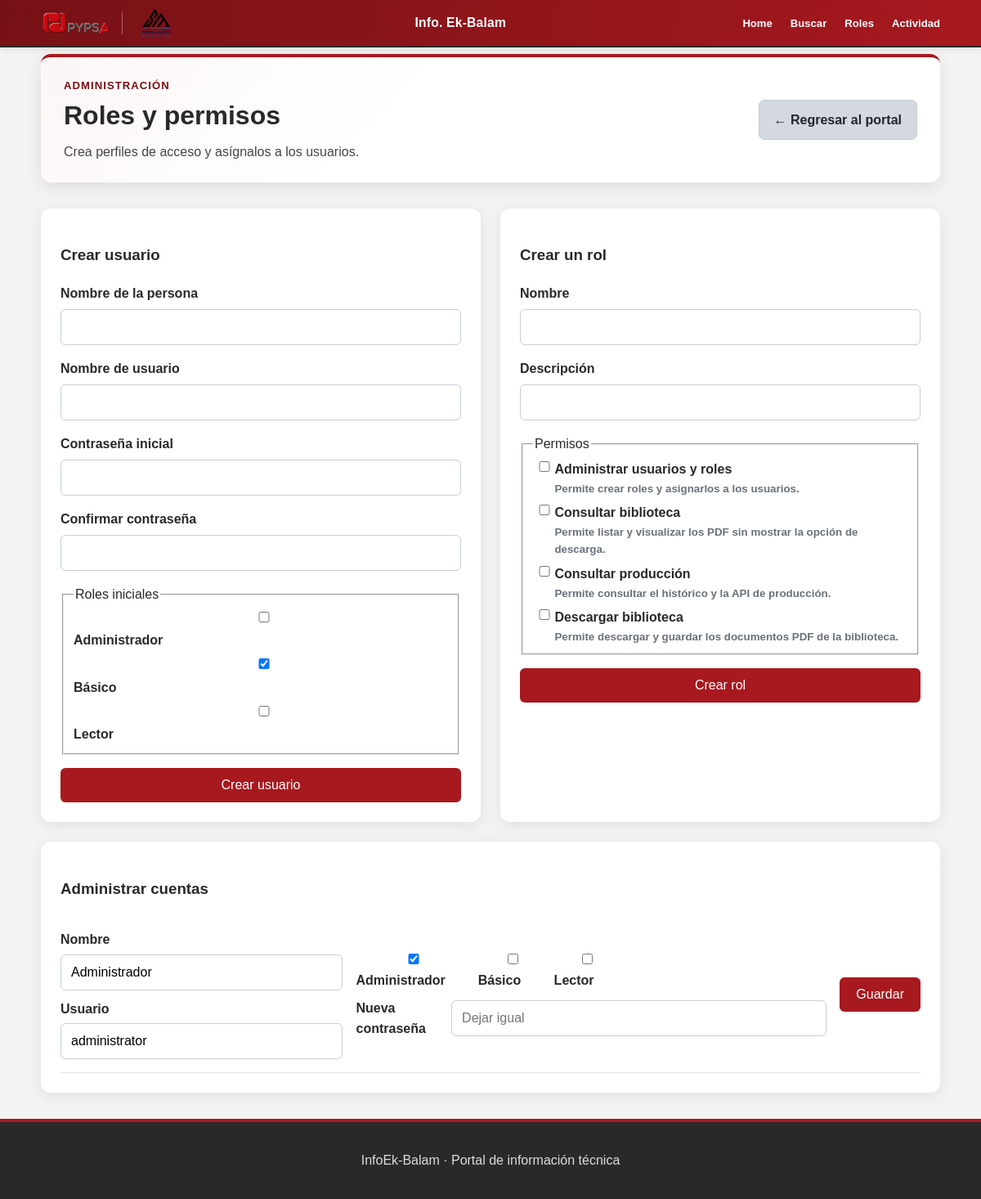
The app's page /administracion/roles (signed in) with its own data.
### models.py (models this page shows, shortened)
class Rol(db.Model):
    __tablename__ = "roles"
    id = db.Column(db.Integer, primary_key=True)
    nombre = db.Column(db.String(80), unique=True, nullable=False)
    descripcion = db.Column(db.String(255), nullable=True)
    es_sistema = db.Column(db.Boolean, default=False, nullable=False)
    permisos = db.relationship(
        "Permiso",
        secondary=roles_permisos,
        lazy="selectin",
        backref=db.backref("roles", lazy="selectin"),
    )

class Permiso(db.Model):
    __tablename__ = "permisos"
    id = db.Column(db.Integer, primary_key=True)
    codigo = db.Column(db.String(80), unique=True, nullable=False)
    nombre = db.Column(db.String(120), nullable=False)
    descripcion = db.Column(db.String(255), nullable=True)

class Usuario(UserMixin, db.Model):
    __tablename__ = "usuarios"
    id = db.Column(
        db.Integer,
        primary_key=True
    )
    username = db.Column(
        db.String(50),
        unique=True,
        nullable=False
    )
    nombre = db.Column(
        db.String(100),
        nullable=False
    )
    password_hash = db.Column(
        db.String(255),
        nullable=False
    )
    activo = db.Column(
        db.Boolean,
        default=True,
        nullable=False
    )
    roles = db.relationship(
        "Rol",
        secondary=usuarios_roles,
        lazy="selectin",
        backref=db.backref("usuarios", lazy="selectin"),
    )
    sesiones_navegacion = db.relationship(
        "SesionNavegacion",
        back_populates="usuario",
        lazy="dynamic",
    )
    def tiene_permiso(self, codigo):
        return any(
            permiso.codigo == codigo
            for rol in self.roles
            for permiso in rol.permisos
        )
    @property
    def is_active(self):
        return self.activo

### app.py (the view, shortened to what this page needs)
@app.route("/administracion/roles", methods=["GET", "POST"])
@permiso_requerido("usuarios.administrar")
def administrar_roles():
    token_csrf = session.setdefault("token_csrf", secrets.token_urlsafe(32))
    return render_template(
        "administrar_roles.html",
        usuarios=Usuario.query.order_by(Usuario.nombre).all(),
        roles=Rol.query.order_by(Rol.nombre).all(),
        permisos=Permiso.query.order_by(Permiso.nombre).all(),
        token_csrf=token_csrf,
    )

### app.py (called while the page is built)
@login_manager.user_loader
def cargar_usuario(usuario_id):
    return db.session.get(
        Usuario,
        int(usuario_id)
    )

def permiso_requerido(codigo):
    def decorador(vista):
        @wraps(vista)
        @login_required
        def vista_protegida(*args, **kwargs):
            if not current_user.tiene_permiso(codigo):
                abort(403)
            return vista(*args, **kwargs)
        return vista_protegida
    return decorador

@app.before_request
def registrar_actividad_usuario():
    if not current_user.is_authenticated:
        return
    registro_id = session.get("registro_acceso_id")
    if not registro_id:
        return
    ahora_epoch = time.time()
    ultima_actualizacion = session.get("registro_actividad_epoch", 0)
    if ahora_epoch - ultima_actualizacion < 60:
        return
    registro = db.session.get(SesionNavegacion, registro_id)
    if registro and registro.usuario_id == current_user.id and not registro.fecha_salida:
        registro.ultima_actividad = datetime.utcnow()
        db.session.commit()
        session["registro_actividad_epoch"] = ahora_epoch

### templates/administrar_roles.html (shortened to what this page needs)
{% extends "base.html" %}
{% block content %}
<section class="portal-bienvenida">
    <div>
        <p class="etiqueta">ADMINISTRACIÓN</p>
        <h2>Roles y permisos</h2>
        <p>Crea perfiles de acceso y asígnalos a los usuarios.</p>
    </div>
    <a class="boton-secundario" href="{{ url_for('portal') }}">
        &larr; Regresar al portal
    </a>
</section>
<section class="panel-administracion">
    <article>
        <h3>Crear usuario</h3>
        <form method="post" class="formulario-administracion">
            <label>Nombre de la persona
                <input name="nombre_persona" maxlength="100" required>
            </label>
            <label>Nombre de usuario
                <input
                    name="username"
                    minlength="3"
                    maxlength="50"
                    pattern="[A-Za-z0-9._-]+"
                    autocomplete="off"
                    required
                >
            </label>
            <label>Contrase&ntilde;a inicial
                <input
                    type="password"
                    name="password"
                    minlength="3"
                    autocomplete="new-password"
                    required
                >
            </label>
            <label>Confirmar contrase&ntilde;a
                <input
                    type="password"
                    name="confirmar_password"
                    minlength="3"
                    autocomplete="new-password"
                    required
                >
            </label>
            <fieldset>
                <legend>Roles iniciales</legend>
                {% for rol in roles %}
                <label>
                    <input
                        type="checkbox"
                        name="roles"
                        value="{{ rol.id }}"
                        {% if rol.nombre == 'Básico' %}checked{% endif %}
                    >
                    {{ rol.nombre }}
                </label>
                {% endfor %}
            </fieldset>
            <button type="submit">Crear usuario</button>
        </form>
    </article>
    <article>
        <h3>Crear un rol</h3>
        <form method="post" class="formulario-administracion">
            <label>Nombre
                <input name="nombre" maxlength="80" required>
            </label>
            <label>Descripción
                <input name="descripcion" maxlength="255">
            </label>
            <fieldset>
                <legend>Permisos</legend>
                {% for permiso in permisos %}
                <label class="opcion-permiso">
                    <input type="checkbox" name="permisos" value="{{ permiso.codigo }}">
                    <span><strong>{{ permiso.nombre }}</strong><small>{{ permiso.descripcion }}</small></span>
                </label>
                {% endfor %}
            </fieldset>
            <button type="submit">Crear rol</button>
        </form>
    </article>
    <article>
        <h3>Administrar cuentas</h3>
        {% for usuario in usuarios %}
        <form method="post" class="asignacion-usuario">
            <div class="datos-usuario">
                <label>
                    Nombre
                    <input
                        name="nombre_persona"
                        value="{{ usuario.nombre }}"
                        maxlength="100"
                        required
                    >
                </label>
                <label>
                    Usuario
                    <input
                        name="username"
                        value="{{ usuario.username }}"
                        minlength="3"
                        maxlength="50"
                        pattern="[A-Za-z0-9._-]+"
                        autocomplete="off"
                        required
                    >
                </label>
            </div>
            <div class="roles-usuario">
                {% for rol in roles %}
                <label>
                    <input
                        type="checkbox"
                        name="roles"
                        value="{{ rol.id }}"
                        {% if rol in usuario.roles %}checked{% endif %}
                    >
                    {{ rol.nombre }}
                </label>
                {% endfor %}
                <label class="cambio-password">
                    Nueva contrase&ntilde;a
                    <input
                        type="password"
                        name="password_nuevo"
                        minlength="3"
                        placeholder="Dejar igual"
                        autocomplete="new-password"
                    >
                </label>
            </div>
            <button type="submit">Guardar</button>
        </form>
        {% endfor %}
    </article>
</section>
{% endblock %}

### templates/base.html (shortened to what this page needs)
<!DOCTYPE html>
<html lang="es">
<head>
    <link
        rel="stylesheet"
        href="{{ url_for('static', filename='css/styles.css') }}"
    >
</head>
<body class="{% block body_class %}{% endblock %}">
  <header class="encabezado">
    <div class="contenedor encabezado-contenido">
        <div class="grupo-logos">
            <a
                href="https://pypsagroup.com/GasOil.html"
                target="_blank"
                rel="noopener noreferrer"
            >
                <img
                    src="{{ url_for(
                        'static',
                        filename='img/logo_pypsa.png'
                    ) }}"
                    alt="Logo de PYPSA"
                    class="logo logo-pypsa"
                >
            </a>
            <a
                href="https://sierramadreog.com/es/"
                target="_blank"
                rel="noopener noreferrer"
            >
                <img
                    src="{{ url_for(
                        'static',
                        filename='img/logo_sierramadre.png'
                    ) }}"
                    alt="Logo de Sierra Madre Resources"
                    class="logo logo-sierramadre"
                >
            </a>
        </div>
        <a
            href="{{ url_for('inicio') }}"
            class="nombre-portal"
        >
            Info. Ek-Balam
        </a>
    <nav class="navegacion-principal">
        <a href="{{ url_for('portal') }}">
            Home
        </a>
        <a href="#">
            Buscar
        </a>
        {% if current_user.is_authenticated and current_user.tiene_permiso('usuarios.administrar') %}
        <a href="{{ url_for('administrar_roles') }}">
            Roles
        </a>
        <a href="{{ url_for('actividad_usuarios') }}">
            Actividad
        </a>
        {% endif %}
    </nav>
        </div>
    </header>
    <main class="contenedor contenido-principal">
        {% block content %}
        {% endblock %}
    </main>
    <footer class="pie-pagina">
        <div class="contenedor">
            <p>
                InfoEk-Balam · Portal de información técnica
            </p>
        </div>
    </footer>
</body>
</html>

### records on screen
Rol: nombre "Administrador"
Rol: nombre "☑", nombre "Básico"
Rol: nombre "Lector"
Permiso: nombre "Administrar usuarios y roles", descripcion "Permite crear roles y asignarlos a los usuarios."
Permiso: nombre "Consultar biblioteca", descripcion "Permite listar y visualizar los PDF sin mostrar la opción de descarga."
Permiso: nombre "Consultar producción", descripcion "Permite consultar el histórico y la API de producción."
Permiso: nombre "Descargar biblioteca", descripcion "Permite descargar y guardar los documentos PDF de la biblioteca."
Usuario: nombre_persona "Administrador", username "administrator"
